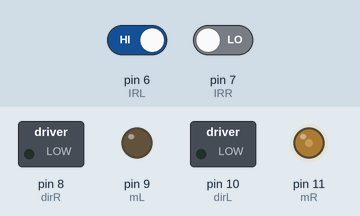
Recording of a sketch running on a simulated Arduino Uno, built with avr-gcc and run on an emulated ATmega328P. Shown: switched loads named in the sketch (green lamp = pin HIGH), output pins drawn as LEDs (lit = HIGH). The inputs (shaded band) are chosen by the test bench; at power-on: pin 6 (IRL) HIGH, pin 7 (IRR) LOW.

Above: at 1.2 s.
1.3 s: pin 6 (IRL) driven LOW
At 1.6 s:
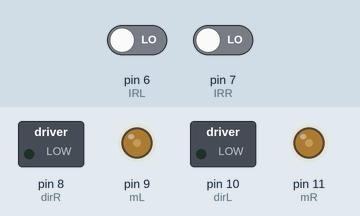
2.8 s: pin 7 (IRR) driven HIGH
At 4.0 s:
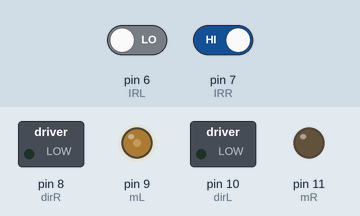
4.3 s: pin 7 (IRR) driven LOW
At 5.1 s:
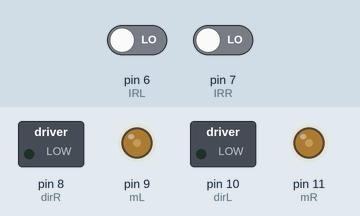
Timing chart, 0 to 7.3 s (numbered marks = the images above; inputs shaded):
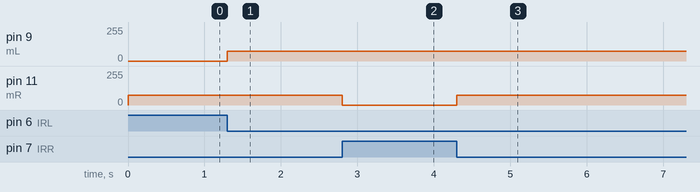

The sketch:

segueLinha.ino
```cpp
//Motor
const int mL = 9; //IN2
const int mR = 11; //IN4
const int dirL = 10; //IN3
const int dirR = 8; //IN1
int vel = 75;

//Infravermelho
const int IRL = 6;
const int IRR = 7;
//0 = com linha, 1 = sem linha
bool sL = 1;
bool sR = 1;

void moveF() {
  analogWrite(mL, vel);
  analogWrite(mR, vel);
}

void brake() {
  analogWrite(mL, 0);
  analogWrite(mR, 0);
}

void turnR() {
  analogWrite(mL, 0);
  analogWrite(mR, vel);
}

void turnL() {
  analogWrite(mL, vel);
  analogWrite(mR, 0);
}

void setup() {
  pinMode(mL, OUTPUT);
  pinMode(mR, OUTPUT);
  pinMode(dirL, OUTPUT);
  pinMode(dirR, OUTPUT);

  pinMode(IRL, INPUT);
  pinMode(IRR, INPUT);

  digitalWrite(dirL, LOW);
  digitalWrite(dirR, LOW);

}

void loop() {
  sL = digitalRead(IRL);
  sR = digitalRead(IRR);

  if ((sL == 0) && (sR == 1)) {
    turnL();
  } else if((sL == 1) && (sR == 0)) {
    turnR();
  } else {
     moveF();
  }
}
```

Measured:
- after the input at 1.3 s, pin 9 (mL): 0/255 → 75/255 at once
- after the input at 2.8 s, pin 11 (mR): 75/255 → 0/255 at once
- after the input at 4.3 s, pin 11 (mR): 0/255 → 75/255 at once
